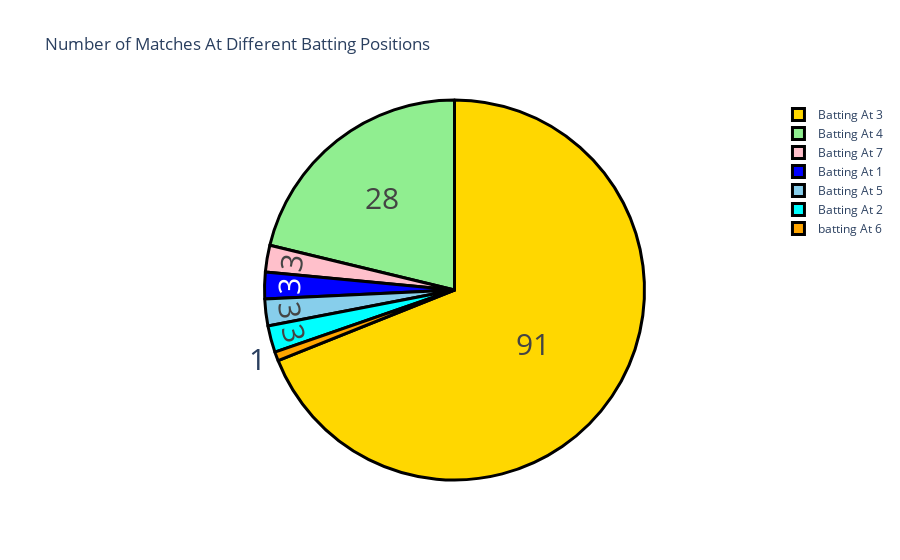

This figure's notebook cell:
### Code cell
# Batting Positions
data["Pos"] = data["Pos"].map({3.0: "Batting At 3", 4.0: "Batting At 4", 2.0: "Batting At 2", 
                               1.0: "Batting At 1", 7.0:"Batting At 7", 5.0:"Batting At 5", 
                               6.0: "batting At 6"})

Pos = data["Pos"].value_counts()
label = Pos.index
counts = Pos.values
colors = ['gold','lightgreen', "pink", "blue", "skyblue", "cyan", "orange"]

fig = go.Figure(data=[go.Pie(labels=label, values=counts)])
fig.update_layout(title_text='Number of Matches At Different Batting Positions')
fig.update_traces(hoverinfo='label+percent', textinfo='value', textfont_size=30,
                  marker=dict(colors=colors, line=dict(color='black', width=3)))
fig.show()

### Figure 1 — Plotly figure (JSON) as saved in the notebook; plotly's stock layout.template omitted (floating-point values rounded to 4 significant figures)
{"data": [{"hoverinfo": "label+percent", "labels": ["Batting At 3", "Batting At 4", "Batting At 7", "Batting At 1", "Batting At 5", "Batting At 2", "batting At 6"], "marker": {"colors": ["gold", "lightgreen", "pink", "blue", "skyblue", "cyan", "orange"], "line": {"color": "black", "width": 3}}, "textfont": {"size": 30}, "textinfo": "value", "type": "pie", "values": [91, 28, 3, 3, 3, 3, 1]}], "layout": {"title": {"text": "Number of Matches At Different Batting Positions"}}}
